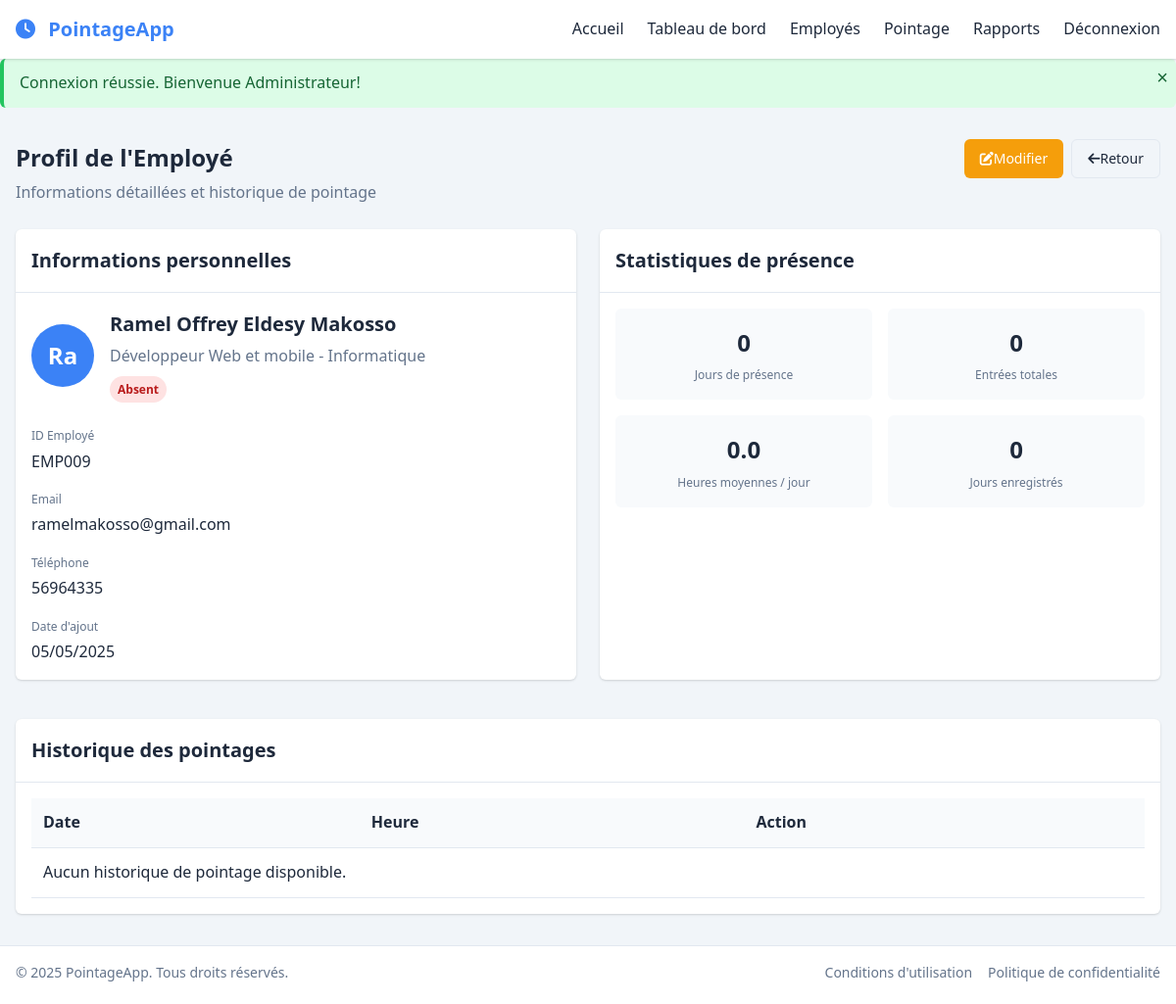
The page /employee-view.php?id=9 (signed in) on the database as committed earlier.
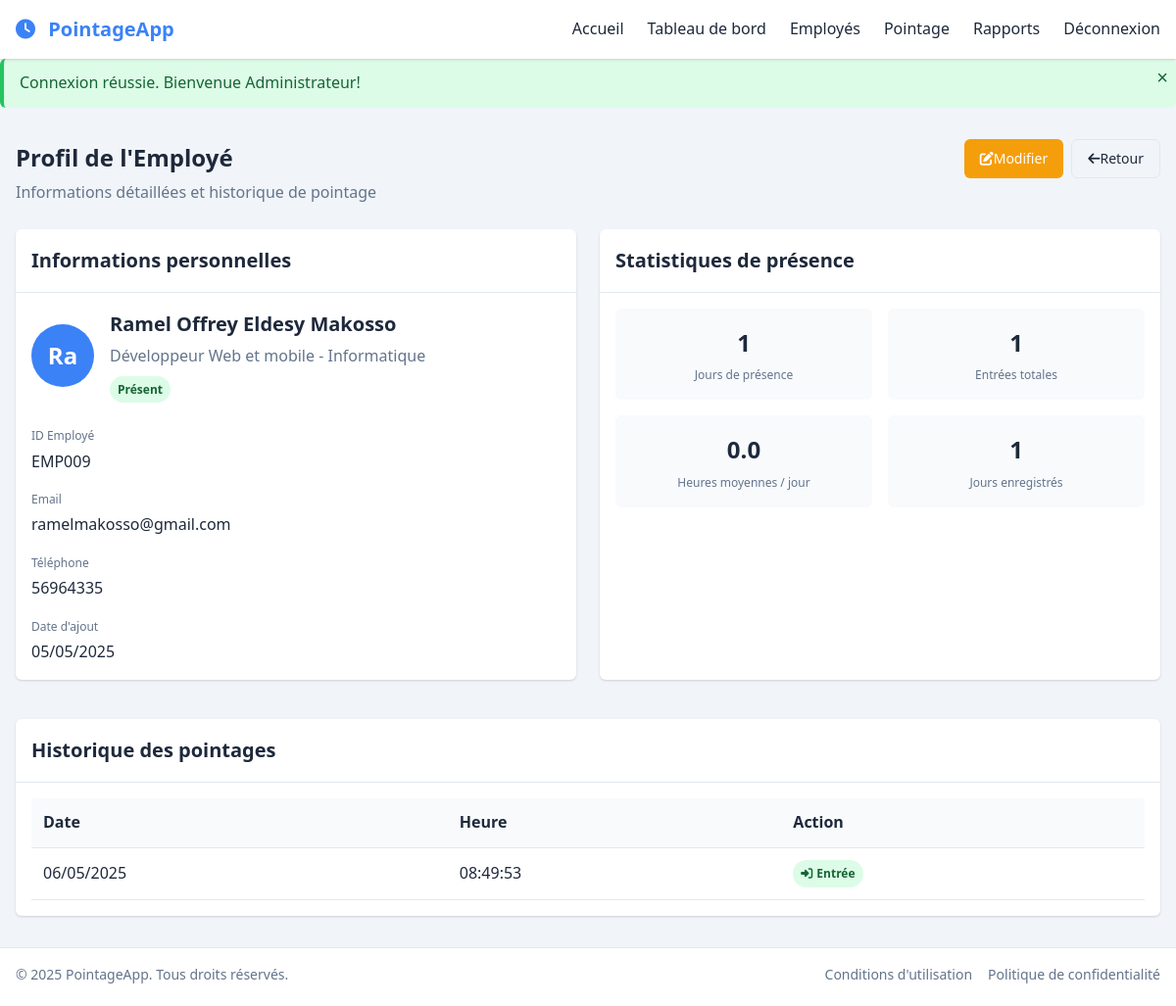
The same page on the database as committed later.
### tables this page shows
CREATE TABLE employees (
        id INTEGER PRIMARY KEY AUTOINCREMENT,
        employee_id TEXT NOT NULL UNIQUE,
        name TEXT NOT NULL,
        department TEXT NOT NULL,
        position TEXT NOT NULL,
        email TEXT,
        phone TEXT,
        created_at TIMESTAMP DEFAULT CURRENT_TIMESTAMP
    );

CREATE TABLE attendance (
        id INTEGER PRIMARY KEY AUTOINCREMENT,
        employee_id INTEGER NOT NULL,
        action TEXT NOT NULL,
        timestamp TIMESTAMP DEFAULT CURRENT_TIMESTAMP,
        FOREIGN KEY (employee_id) REFERENCES employees(id)
    );

### includes/functions.php (called while the page is built, shortened)
<?php
function isLoggedIn() {
    return isset($_SESSION['user_id']);
}
function hasRole($role) {
    return isLoggedIn() && $_SESSION['user_role'] === $role;
}
function getAlert() {
    if (isset($_SESSION['alert'])) {
        $alert = $_SESSION['alert'];
        return $alert;
    }
    return null;
}
function isEmployeePresent($pdo, $employeeId) {
    $stmt = $pdo->prepare("
        SELECT a1.id, a1.action
        FROM attendance a1
        LEFT JOIN attendance a2 ON a1.employee_id = a2.employee_id
            AND a1.timestamp < a2.timestamp
            AND DATE(a1.timestamp) = DATE(a2.timestamp)
        WHERE a1.employee_id = ?
        AND DATE(a1.timestamp) = DATE('now')
        ORDER BY a1.timestamp DESC
        LIMIT 1
    ");
    $stmt->execute([$employeeId]);
    $result = $stmt->fetch();
    return $result && $result['action'] === 'entry';
}

### employee-view.php (the view, shortened to what this page needs)
<?php
require_once 'config/database.php';
require_once 'includes/functions.php';
$employeeId = (int)$_GET['id'];
$stmt = $pdo->prepare("SELECT * FROM employees WHERE id = ?");
$stmt->execute([$employeeId]);
$employee = $stmt->fetch();
$isPresent = isEmployeePresent($pdo, $employeeId);
$stmt = $pdo->prepare("
    SELECT id, action, timestamp
    FROM attendance
    WHERE employee_id = ?
    ORDER BY timestamp DESC
    LIMIT 20
");
$stmt->execute([$employeeId]);
$attendanceHistory = $stmt->fetchAll();
$stmt = $pdo->prepare("
    SELECT
        COUNT(*) as total_entries,
        COUNT(DISTINCT DATE(timestamp)) as days_present
    FROM attendance
    WHERE employee_id = ? AND action = 'entry'
");
$stmt->execute([$employeeId]);
$stats = $stmt->fetch();
$stmt = $pdo->prepare("
    SELECT
        a1.timestamp as entry_time,
        MIN(a2.timestamp) as exit_time
    FROM attendance a1
    LEFT JOIN attendance a2 ON DATE(a1.timestamp) = DATE(a2.timestamp)
        AND a1.employee_id = a2.employee_id
        AND a2.action = 'exit'
        AND a2.timestamp > a1.timestamp
    WHERE a1.employee_id = ? AND a1.action = 'entry'
    GROUP BY DATE(a1.timestamp), a1.id
    ORDER BY a1.timestamp DESC
");
$stmt->execute([$employeeId]);
$timeRecords = $stmt->fetchAll();
$totalHours = 0;
$validRecords = 0;
$averageHours = $validRecords > 0 ? $totalHours / $validRecords : 0;
?>
<!DOCTYPE html>
<html lang="fr">
<head>
    <link rel="stylesheet" href="assets/css/style.css">
    <link rel="stylesheet" href="https://cdnjs.cloudflare.com/ajax/libs/font-awesome/6.4.0/css/all.min.css">
</head>
<body>
    <div class="container">
        <?php include 'includes/header.php'; ?>
        <main>
            <section class="page-header">
                <div class="header-content">
                    <h1>Profil de l'Employé</h1>
                    <p>Informations détaillées et historique de pointage</p>
                </div>
                <div class="header-actions">
                    <?php if (hasRole('admin')): ?>
                        <a href="employee-edit.php?id=<?php echo $employeeId; ?>" class="btn btn-warning">
                            <i class="fas fa-edit"></i> Modifier
                        </a>
                    <?php endif; ?>
                    <a href="<?php echo hasRole('admin') ? 'employees.php' : 'dashboard.php'; ?>" class="btn btn-outline">
                        <i class="fas fa-arrow-left"></i> Retour
                    </a>
                </div>
            </section>
            <section class="employee-profile">
                <div class="profile-grid">
                    <div class="card">
                        <div class="card-header">
                            <h3>Informations personnelles</h3>
                        </div>
                        <div class="card-body">
                            <div class="profile-header">
                                <div class="profile-avatar">
                                    <?php echo substr($employee['name'], 0, 2); ?>
                                </div>
                                <div class="profile-info">
                                    <h2><?php echo $employee['name']; ?></h2>
                                    <p><?php echo $employee['position']; ?> - <?php echo $employee['department']; ?></p>
                                    <span class="badge <?php echo $isPresent ? 'badge-success' : 'badge-danger'; ?>">
                                        <?php echo $isPresent ? 'Présent' : 'Absent'; ?>
                                    </span>
                                </div>
                            </div>
                            <div class="profile-details">
                                <div class="detail-item">
                                    <span class="detail-label">ID Employé</span>
                                    <span class="detail-value"><?php echo $employee['employee_id']; ?></span>
                                </div>
                                <div class="detail-item">
                                    <span class="detail-label">Email</span>
                                    <span class="detail-value"><?php echo $employee['email'] ?: 'Non renseigné'; ?></span>
                                </div>
                                <div class="detail-item">
                                    <span class="detail-label">Téléphone</span>
                                    <span class="detail-value"><?php echo $employee['phone'] ?: 'Non renseigné'; ?></span>
                                </div>
                                <div class="detail-item">
                                    <span class="detail-label">Date d'ajout</span>
                                    <span class="detail-value"><?php echo date('d/m/Y', strtotime($employee['created_at'])); ?></span>
                                </div>
                            </div>
                        </div>
                    </div>
                    <div class="card">
                        <div class="card-header">
                            <h3>Statistiques de présence</h3>
                        </div>
                        <div class="card-body">
                            <div class="stats-grid">
                                <div class="stat-item">
                                    <div class="stat-value"><?php echo $stats['days_present']; ?></div>
                                    <div class="stat-label">Jours de présence</div>
                                </div>
                                <div class="stat-item">
                                    <div class="stat-value"><?php echo $stats['total_entries']; ?></div>
                                    <div class="stat-label">Entrées totales</div>
                                </div>
                                <div class="stat-item">
                                    <div class="stat-value"><?php echo number_format($averageHours, 1); ?></div>
                                    <div class="stat-label">Heures moyennes / jour</div>
                                </div>
                                <div class="stat-item">
                                    <div class="stat-value"><?php echo count($timeRecords); ?></div>
                                    <div class="stat-label">Jours enregistrés</div>
                                </div>
                            </div>
                        </div>
                    </div>
                    <div class="card full-width">
                        <div class="card-header">
                            <h3>Historique des pointages</h3>
                        </div>
                        <div class="card-body">
                            <div class="table-responsive">
                                <table class="table">
                                    <thead>
                                        <tr>
                                            <th>Date</th>
                                            <th>Heure</th>
                                            <th>Action</th>
                                        </tr>
                                    </thead>
                                    <tbody>
                                        <?php if (count($attendanceHistory) > 0): ?>
                                            <?php foreach ($attendanceHistory as $record): ?>
                                                <tr>
                                                    <td><?php echo date('d/m/Y', strtotime($record['timestamp'])); ?></td>
                                                    <td><?php echo date('H:i:s', strtotime($record['timestamp'])); ?></td>
                                                    <td>
                                                        <span class="badge <?php echo $record['action'] === 'entry' ? 'badge-success' : 'badge-danger'; ?>">
                                                            <i class="fas fa-<?php echo $record['action'] === 'entry' ? 'sign-in-alt' : 'sign-out-alt'; ?>"></i>
                                                            <?php echo $record['action'] === 'entry' ? 'Entrée' : 'Sortie'; ?>
                                                        </span>
                                                    </td>
                                                </tr>
                                            <?php endforeach; ?>
                                        <?php else: ?>
                                            <tr>
                                                <td colspan="3" class="text-center">Aucun historique de pointage disponible.</td>
                                            </tr>
                                        <?php endif; ?>
                                    </tbody>
                                </table>
                            </div>
                        </div>
                    </div>
                </div>
            </section>
        </main>
        <?php include 'includes/footer.php'; ?>
    </div>
</body>
</html>

### includes/header.php (shortened to what this page needs)
<header class="header">
    <div class="header-logo">
        <a href="index.php">
            <i class="fas fa-clock"></i>
            <span>PointageApp</span>
        </a>
    </div>
    <nav class="header-nav">
        <ul>
            <li><a href="index.php">Accueil</a></li>
            <?php if (!isLoggedIn()): ?>
                <li><a href="login.php">Connexion</a></li>
            <?php else: ?>
                <li><a href="dashboard.php">Tableau de bord</a></li>
                <?php if (hasRole('admin')): ?>
                    <li><a href="employees.php">Employés</a></li>
                <?php endif; ?>
                <li><a href="pointage.php">Pointage</a></li>
                <li><a href="reports.php">Rapports</a></li>
                <li><a href="logout.php">Déconnexion</a></li>
            <?php endif; ?>
        </ul>
    </nav>
</header>
<?php
$alert = getAlert();
if ($alert):
?>
<div class="alert alert-<?php echo $alert['type']; ?>">
    <?php echo $alert['message']; ?>
    <button class="alert-close">&times;</button>
</div>
<?php endif; ?>

### includes/footer.php
<footer class="footer">
    <div class="footer-content">
        <div class="footer-copyright">
            &copy; <?php echo date('Y'); ?> PointageApp. Tous droits réservés.
        </div>
        <div class="footer-links">
            <a href="#">Conditions d'utilisation</a>
            <a href="#">Politique de confidentialité</a>
        </div>
    </div>
</footer>

Rows that differ between the two databases and show on the page:
added attendance: timestamp "06/05/2025", timestamp "08:49:53", action "Entrée"
Other text that changed with them:
$stats['days_present']: "0" → "1"
$stats['total_entries']: "0" → "1"
count($timeRecords): "0" → "1"
text no longer shown: "Absent Aucun historique de pointage disponible."
text now shown: "Présent"
